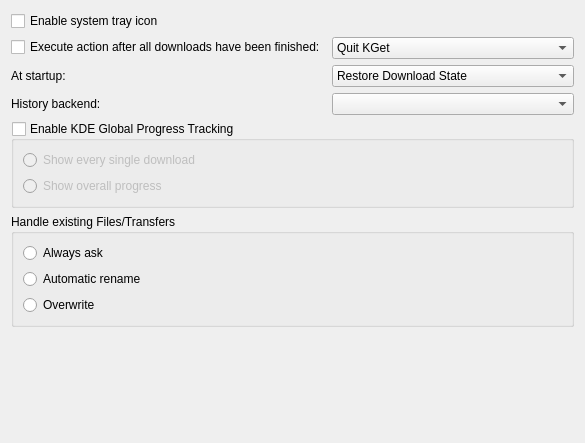
<?xml version="1.0" encoding="UTF-8"?>
<ui version="4.0">
 <class>DlgAdvanced</class>
 <widget class="QWidget" name="DlgAdvanced">
  <property name="geometry">
   <rect>
    <x>0</x>
    <y>0</y>
    <width>585</width>
    <height>443</height>
   </rect>
  </property>
  <layout class="QVBoxLayout" name="verticalLayout">
   <item>
    <widget class="QCheckBox" name="kcfg_EnableSystemTray">
     <property name="text">
      <string>Enable system tray icon</string>
     </property>
    </widget>
   </item>
   <item>
    <layout class="QFormLayout" name="formLayout_2">
     <item row="0" column="0">
      <widget class="QCheckBox" name="kcfg_AfterFinishActionEnabled">
       <property name="text">
        <string>Execute action after all downloads have been finished:</string>
       </property>
      </widget>
     </item>
     <item row="0" column="1">
      <widget class="KComboBox" name="kcfg_AfterFinishAction">
       <item>
        <property name="text">
         <string>Quit KGet</string>
        </property>
       </item>
      </widget>
     </item>
     <item row="1" column="0">
      <widget class="QLabel" name="label_2">
       <property name="text">
        <string>At startup:</string>
       </property>
      </widget>
     </item>
     <item row="1" column="1">
      <widget class="KComboBox" name="kcfg_StartupAction">
       <item>
        <property name="text">
         <string>Restore Download State</string>
        </property>
       </item>
       <item>
        <property name="text">
         <string>Start All Downloads</string>
        </property>
       </item>
       <item>
        <property name="text">
         <string>Stop All Downloads</string>
        </property>
       </item>
      </widget>
     </item>
     <item row="2" column="1">
      <widget class="KComboBox" name="kcfg_HistoryBackend"/>
     </item>
     <item row="2" column="0">
      <widget class="QLabel" name="label">
       <property name="text">
        <string>History backend:</string>
       </property>
      </widget>
     </item>
    </layout>
   </item>
   <item>
    <widget class="QGroupBox" name="kcfg_EnableKUIServerIntegration">
     <property name="title">
      <string>Enable KDE Global Progress Tracking</string>
     </property>
     <property name="checkable">
      <bool>true</bool>
     </property>
     <property name="checked">
      <bool>false</bool>
     </property>
     <layout class="QVBoxLayout">
      <item>
       <widget class="QRadioButton" name="kcfg_ExportSingleTransfer">
        <property name="text">
         <string>Show every single download </string>
        </property>
       </widget>
      </item>
      <item>
       <widget class="QRadioButton" name="kcfg_ExportGlobalJob">
        <property name="text">
         <string>Show overall progress</string>
        </property>
       </widget>
      </item>
     </layout>
    </widget>
   </item>
   <item>
    <widget class="QGroupBox" name="groupBox_2">
     <property name="title">
      <string>Handle existing Files/Transfers</string>
     </property>
     <layout class="QVBoxLayout" name="verticalLayout_2">
      <item>
       <widget class="QRadioButton" name="kcfg_FilesAlwaysAsk">
        <property name="text">
         <string>Always ask</string>
        </property>
       </widget>
      </item>
      <item>
       <widget class="QRadioButton" name="kcfg_FilesAutomaticRename">
        <property name="text">
         <string>Automatic rename</string>
        </property>
       </widget>
      </item>
      <item>
       <widget class="QRadioButton" name="kcfg_FilesOverwrite">
        <property name="text">
         <string>Overwrite</string>
        </property>
       </widget>
      </item>
     </layout>
    </widget>
   </item>
   <item>
    <spacer>
     <property name="orientation">
      <enum>Qt::Vertical</enum>
     </property>
     <property name="sizeType">
      <enum>QSizePolicy::Expanding</enum>
     </property>
     <property name="sizeHint" stdset="0">
      <size>
       <width>200</width>
       <height>20</height>
      </size>
     </property>
    </spacer>
   </item>
  </layout>
 </widget>
 <customwidgets>
  <customwidget>
   <class>KComboBox</class>
   <extends>QComboBox</extends>
   <header>kcombobox.h</header>
  </customwidget>
 </customwidgets>
 <connections/>
</ui>
